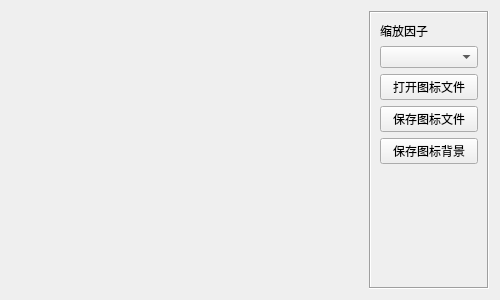
<?xml version="1.0" encoding="UTF-8"?>
<ui version="4.0">
 <class>frmIconEditor</class>
 <widget class="QWidget" name="frmIconEditor">
  <property name="geometry">
   <rect>
    <x>0</x>
    <y>0</y>
    <width>500</width>
    <height>300</height>
   </rect>
  </property>
  <property name="windowTitle">
   <string>Form</string>
  </property>
  <layout class="QHBoxLayout" name="horizontalLayout">
   <item>
    <widget class="IconEditor" name="widget" native="true">
     <property name="sizePolicy">
      <sizepolicy hsizetype="Expanding" vsizetype="Preferred">
       <horstretch>0</horstretch>
       <verstretch>0</verstretch>
      </sizepolicy>
     </property>
    </widget>
   </item>
   <item>
    <widget class="QFrame" name="frame_2">
     <property name="minimumSize">
      <size>
       <width>120</width>
       <height>0</height>
      </size>
     </property>
     <property name="frameShape">
      <enum>QFrame::Box</enum>
     </property>
     <property name="frameShadow">
      <enum>QFrame::Sunken</enum>
     </property>
     <layout class="QVBoxLayout" name="verticalLayout">
      <item>
       <widget class="QLabel" name="label">
        <property name="sizePolicy">
         <sizepolicy hsizetype="Fixed" vsizetype="Preferred">
          <horstretch>0</horstretch>
          <verstretch>0</verstretch>
         </sizepolicy>
        </property>
        <property name="text">
         <string>缩放因子</string>
        </property>
       </widget>
      </item>
      <item>
       <widget class="QComboBox" name="cboxZoom"/>
      </item>
      <item>
       <widget class="QPushButton" name="btnOpen">
        <property name="text">
         <string>打开图标文件</string>
        </property>
       </widget>
      </item>
      <item>
       <widget class="QPushButton" name="btnSave">
        <property name="text">
         <string>保存图标文件</string>
        </property>
       </widget>
      </item>
      <item>
       <widget class="QPushButton" name="btnSaveBg">
        <property name="text">
         <string>保存图标背景</string>
        </property>
       </widget>
      </item>
      <item>
       <spacer name="verticalSpacer">
        <property name="orientation">
         <enum>Qt::Vertical</enum>
        </property>
        <property name="sizeHint" stdset="0">
         <size>
          <width>20</width>
          <height>40</height>
         </size>
        </property>
       </spacer>
      </item>
     </layout>
    </widget>
   </item>
  </layout>
 </widget>
 <customwidgets>
  <customwidget>
   <class>IconEditor</class>
   <extends>QWidget</extends>
   <header>iconeditor.h</header>
   <container>1</container>
  </customwidget>
 </customwidgets>
 <resources/>
 <connections/>
</ui>
